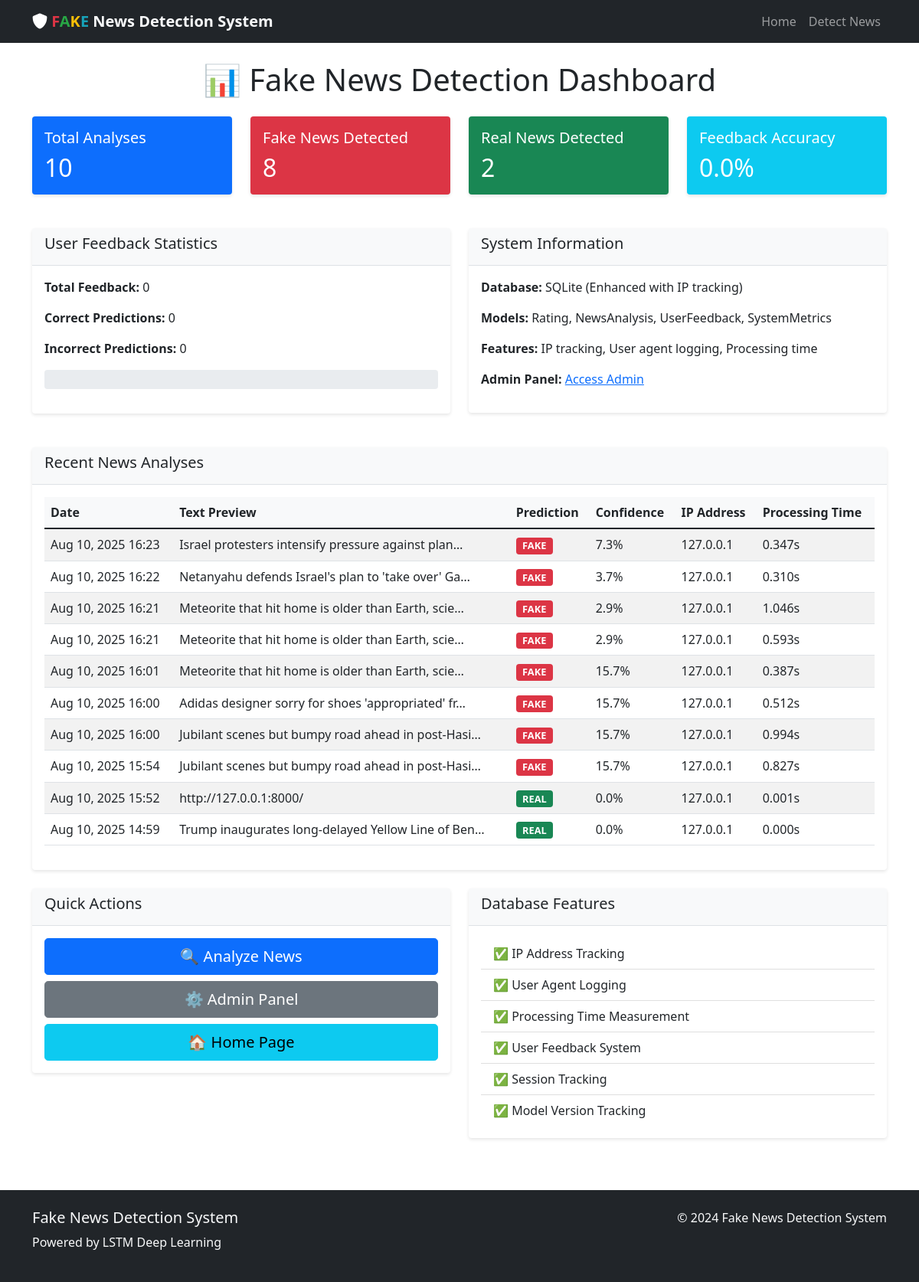
/dashboard/, run on the app's committed database.
### detection/models.py (models this page shows, shortened)
class NewsAnalysis(models.Model):
    text = models.TextField()
    prediction = models.CharField(max_length=10, choices=[
        ('FAKE', 'Fake News'),
        ('REAL', 'Real News'),
    ])
    confidence = models.FloatField()
    probability = models.FloatField()
    explanation = models.JSONField(default=dict)
    features = models.JSONField(default=dict)
    ip_address = models.GenericIPAddressField(blank=True, null=True)
    user_agent = models.TextField(blank=True, null=True)
    session_id = models.CharField(max_length=100, blank=True, null=True)
    processing_time = models.FloatField(default=0.0)  # in seconds
    model_version = models.CharField(max_length=50, default='v1.0')
    created_at = models.DateTimeField(auto_now_add=True)
    updated_at = models.DateTimeField(auto_now=True)
    class Meta:
        indexes = [
            models.Index(fields=['prediction']),
            models.Index(fields=['created_at']),
            models.Index(fields=['ip_address']),
            models.Index(fields=['confidence']),
        ]
        verbose_name_plural = "News Analyses"

### detection/views.py (the view)
# urls.py: path('dashboard/', views.dashboard, name='dashboard'),
def dashboard(request):
    try:
        total_analyses = NewsAnalysis.objects.count()
        fake_count = NewsAnalysis.objects.filter(prediction='FAKE').count()
        real_count = NewsAnalysis.objects.filter(prediction='REAL').count()
        recent_analyses = NewsAnalysis.objects.all().order_by('-created_at')[:10]
        total_feedback = UserFeedback.objects.count()
        correct_feedback = UserFeedback.objects.filter(feedback_type='CORRECT').count()
        incorrect_feedback = UserFeedback.objects.filter(feedback_type='INCORRECT').count()
        feedback_accuracy = (correct_feedback / total_feedback * 100) if total_feedback > 0 else 0
        incorrect_feedback_percentage = (incorrect_feedback / total_feedback * 100) if total_feedback > 0 else 0
        context = {
            'total_analyses': total_analyses,
            'fake_count': fake_count,
            'real_count': real_count,
            'recent_analyses': recent_analyses,
            'total_feedback': total_feedback,
            'correct_feedback': correct_feedback,
            'incorrect_feedback': incorrect_feedback,
            'feedback_accuracy': feedback_accuracy,
            'incorrect_feedback_percentage': incorrect_feedback_percentage
        }
    except Exception as e:
        context = {
            'error': f'Error loading dashboard: {str(e)}'
        }
    return render(request, 'dashboard.html', context)

### templates/dashboard.html (shortened to what this page needs)
{% extends 'base.html' %}
{% block content %}
<div class="container mt-4">
    <h1 class="text-center mb-4">📊 Fake News Detection Dashboard</h1>
    {% if error %}
    <div class="alert alert-danger">
        {{ error }}
    </div>
    {% else %}
    <div class="row mb-4">
        <div class="col-md-3">
            <div class="card text-white bg-primary">
                <div class="card-body">
                    <h5 class="card-title">Total Analyses</h5>
                    <h2 class="card-text">{{ total_analyses }}</h2>
                </div>
            </div>
        </div>
        <div class="col-md-3">
            <div class="card text-white bg-danger">
                <div class="card-body">
                    <h5 class="card-title">Fake News Detected</h5>
                    <h2 class="card-text">{{ fake_count }}</h2>
                </div>
            </div>
        </div>
        <div class="col-md-3">
            <div class="card text-white bg-success">
                <div class="card-body">
                    <h5 class="card-title">Real News Detected</h5>
                    <h2 class="card-text">{{ real_count }}</h2>
                </div>
            </div>
        </div>
        <div class="col-md-3">
            <div class="card text-white bg-info">
                <div class="card-body">
                    <h5 class="card-title">Feedback Accuracy</h5>
                    <h2 class="card-text">{{ feedback_accuracy|floatformat:1 }}%</h2>
                </div>
            </div>
        </div>
    </div>
    <div class="row mb-4">
        <div class="col-md-6">
            <div class="card">
                <div class="card-header">
                    <h5>User Feedback Statistics</h5>
                </div>
                <div class="card-body">
                    <p><strong>Total Feedback:</strong> {{ total_feedback }}</p>
                    <p><strong>Correct Predictions:</strong> {{ correct_feedback }}</p>
                    <p><strong>Incorrect Predictions:</strong> {{ incorrect_feedback }}</p>
                    <div class="progress mb-3">
                    </div>
                </div>
            </div>
        </div>
        <div class="col-md-6">
            <div class="card">
                <div class="card-header">
                    <h5>System Information</h5>
                </div>
                <div class="card-body">
                    <p><strong>Database:</strong> SQLite (Enhanced with IP tracking)</p>
                    <p><strong>Models:</strong> Rating, NewsAnalysis, UserFeedback, SystemMetrics</p>
                    <p><strong>Features:</strong> IP tracking, User agent logging, Processing time</p>
                    <p><strong>Admin Panel:</strong> <a href="/admin" target="_blank">Access Admin</a></p>
                </div>
            </div>
        </div>
    </div>
    <div class="card">
        <div class="card-header">
            <h5>Recent News Analyses</h5>
        </div>
        <div class="card-body">
            {% if recent_analyses %}
            <div class="table-responsive">
                <table class="table table-striped">
                    <thead>
                        <tr>
                            <th>Date</th>
                            <th>Text Preview</th>
                            <th>Prediction</th>
                            <th>Confidence</th>
                            <th>IP Address</th>
                            <th>Processing Time</th>
                        </tr>
                    </thead>
                    <tbody>
                        {% for analysis in recent_analyses %}
                        <tr>
                            <td>{{ analysis.created_at|date:"M d, Y H:i" }}</td>
                            <td>{{ analysis.text|truncatechars:50 }}</td>
                            <td>
                                {% if analysis.prediction == 'FAKE' %}
                                <span class="badge bg-danger">FAKE</span>
                                {% else %}
                                <span class="badge bg-success">REAL</span>
                                {% endif %}
                            </td>
                            <td>{{ analysis.confidence|floatformat:1 }}%</td>
                            <td>{{ analysis.ip_address|default:"N/A" }}</td>
                            <td>{{ analysis.processing_time|floatformat:3 }}s</td>
                        </tr>
                        {% endfor %}
                    </tbody>
                </table>
            </div>
            {% else %}
            <p class="text-muted">No analyses found. Start using the fake news detection to see data here!</p>
            {% endif %}
        </div>
    </div>
    <div class="row mt-4">
        <div class="col-md-6">
            <div class="card">
                <div class="card-header">
                    <h5>Quick Actions</h5>
                </div>
                <div class="card-body">
                    <a href="/predict" class="btn btn-primary btn-lg btn-block mb-2">
                        🔍 Analyze News
                    </a>
                    <a href="/admin" class="btn btn-secondary btn-lg btn-block mb-2">
                        ⚙️ Admin Panel
                    </a>
                    <a href="/" class="btn btn-info btn-lg btn-block">
                        🏠 Home Page
                    </a>
                </div>
            </div>
        </div>
        <div class="col-md-6">
            <div class="card">
                <div class="card-header">
                    <h5>Database Features</h5>
                </div>
                <div class="card-body">
                    <ul class="list-group list-group-flush">
                        <li class="list-group-item">✅ IP Address Tracking</li>
                        <li class="list-group-item">✅ User Agent Logging</li>
                        <li class="list-group-item">✅ Processing Time Measurement</li>
                        <li class="list-group-item">✅ User Feedback System</li>
                        <li class="list-group-item">✅ Session Tracking</li>
                        <li class="list-group-item">✅ Model Version Tracking</li>
                    </ul>
                </div>
            </div>
        </div>
    </div>
    {% endif %}
</div>
{% endblock %}

### templates/base.html (shortened to what this page needs)
<!DOCTYPE html>
<html>
<head>
    <link href="https://cdn.jsdelivr.net/npm/bootstrap@5.1.3/dist/css/bootstrap.min.css" rel="stylesheet">
    <link href="https://cdnjs.cloudflare.com/ajax/libs/font-awesome/6.0.0/css/all.min.css" rel="stylesheet">
</head>
<body>
    <nav class="navbar navbar-expand-lg navbar-dark bg-dark">
        <div class="container">
            <a class="navbar-brand" href="/">
                <i class="fas fa-shield-alt"></i>
                <span class="fake-letter">F</span><span class="news-letter">A</span><span class="detection-letter">K</span><span class="system-letter">E</span>
                <span class="text-light">News Detection System</span>
            </a>
            <div class="collapse navbar-collapse" id="navbarNav">
                <ul class="navbar-nav ms-auto">
                    <li class="nav-item">
                        <a class="nav-link" href="/">Home</a>
                    </li>
                    <li class="nav-item">
                        <a class="nav-link" href="/predict/">Detect News</a>
                    </li>
                </ul>
            </div>
        </div>
    </nav>
    <main class="container-fluid">
        {% block content %}{% endblock %}
    </main>
    <footer class="bg-dark text-light py-4 mt-5">
        <div class="container">
            <div class="row">
                <div class="col-md-6">
                    <h5>Fake News Detection System</h5>
                    <p>Powered by LSTM Deep Learning</p>
                </div>
                <div class="col-md-6 text-end">
                    <p>&copy; 2024 Fake News Detection System</p>
                </div>
            </div>
        </div>
    </footer>
</body>
</html>

### templates/base.html (style rules this page uses)
.navbar-brand { font-weight: bold; }
.fake-letter { color: #dc3545; }
.news-letter { color: #28a745; }
.detection-letter { color: #ffc107; }
.system-letter { color: #17a2b8; }

### templates/dashboard.html (style rules this page uses)
.card { box-shadow: 0 2px 4px rgba(0,0,0,0.1); border: none; margin-bottom: 20px; }
.card-header { background-color: #f8f9fa; border-bottom: 1px solid #dee2e6; font-weight: bold; }
.progress { height: 25px; }
.table th { background-color: #f8f9fa; border-top: none; }
.badge { font-size: 0.8em; }
.btn-block { width: 100%; }

### data on the page
NewsAnalysis: created_at "Aug 10, 2025 16:23", text "Israel protesters intensify pressure against plan…", prediction "FAKE", confidence "7.3", ip_address "127.0.0.1", processing_time "0.347"
NewsAnalysis: created_at "Aug 10, 2025 16:22", text "Netanyahu defends Israel's plan to 'take over' Ga…", prediction "FAKE", confidence "3.7", ip_address "127.0.0.1", processing_time "0.310"
NewsAnalysis: created_at "Aug 10, 2025 16:21", text "Meteorite that hit home is older than Earth, scie…", prediction "FAKE", confidence "2.9", ip_address "127.0.0.1", processing_time "1.046"
NewsAnalysis: created_at "Aug 10, 2025 16:21", text "Meteorite that hit home is older than Earth, scie…", prediction "FAKE", confidence "2.9", ip_address "127.0.0.1", processing_time "0.593"
NewsAnalysis: created_at "Aug 10, 2025 16:01", text "Meteorite that hit home is older than Earth, scie…", prediction "FAKE", confidence "15.7", ip_address "127.0.0.1", processing_time "0.387"
NewsAnalysis: created_at "Aug 10, 2025 16:00", text "Adidas designer sorry for shoes 'appropriated' fr…", prediction "FAKE", confidence "15.7", ip_address "127.0.0.1", processing_time "0.512"
NewsAnalysis: created_at "Aug 10, 2025 16:00", text "Jubilant scenes but bumpy road ahead in post-Hasi…", prediction "FAKE", confidence "15.7", ip_address "127.0.0.1", processing_time "0.994"
NewsAnalysis: created_at "Aug 10, 2025 15:54", text "Jubilant scenes but bumpy road ahead in post-Hasi…", prediction "FAKE", confidence "15.7", ip_address "127.0.0.1", processing_time "0.827"
NewsAnalysis: created_at "Aug 10, 2025 15:52", text "http://127.0.0.1:8000/", prediction "REAL", confidence "0.0", ip_address "127.0.0.1", processing_time "0.001"
NewsAnalysis: created_at "Aug 10, 2025 14:59", text "Trump inaugurates long-delayed Yellow Line of Ben…", prediction "REAL", confidence "0.0", ip_address "127.0.0.1", processing_time "0.000"

### other printed values
{{ total_analyses }} "10"
{{ fake_count }} "8"
{{ real_count }} "2"
{{ feedback_accuracy|floatformat:1 }} "0.0"
{{ total_feedback }} "0"
{{ correct_feedback }} "0"
{{ incorrect_feedback }} "0"
